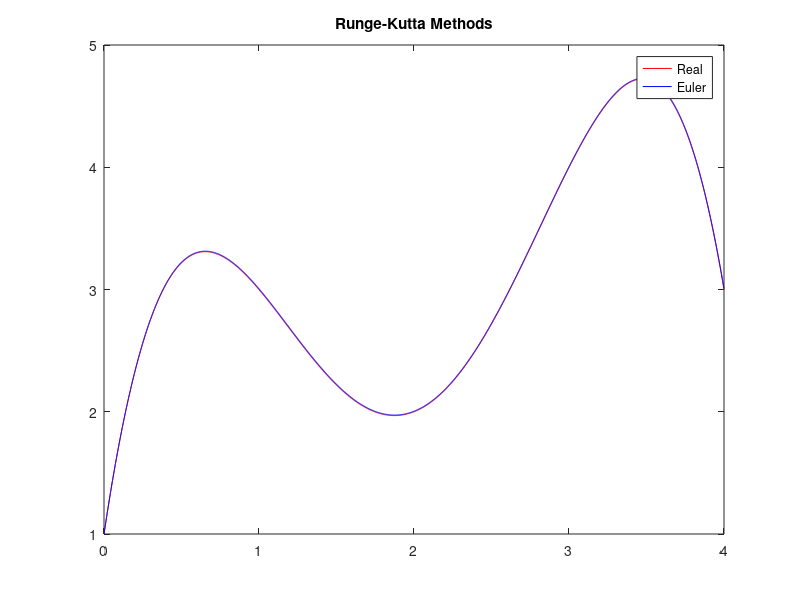

MATLAB code for this plot:
clc;
clear;

% Ask for inputs to the user
strF = '-2.*x.^3+12.*x.^2-20.*x+8.5';
interval = [0, 4];
condition = [0, 1];

% Ask the user for inputs

% strF = input('f(x)=', 's');
% interval = input('Interval as vector:');
% condition = input('Condition as vector:');

strF = strcat('@(x) ', strF);
f = str2func(strF);

h = 0.001;
a = interval(1);
b = interval(2);
x = a:h:b;
x = x';

yEuler = zeros(size(x));
yEuler(1) = condition(2);

for i = 1:length(x)-1
    slope = f(x(i));
    yEuler(i+1) = yEuler(i) + slope.*h;
end

% Analytic solution:
strF2 = '-x.^4./2+4.*x.^3-10.*x.^2+8.5.*x+1';
strF2 = strcat('@(x) ', strF2);
f2 = str2func(strF2);
yR = f2(x);

% Display results
disp('    x         yEuler         yReal');
disp([x, yEuler, yR]);

plot(x, yR, 'r', x, yEuler, 'b');
title('Runge-Kutta Methods');
legend('Real', 'Euler');

% d = ['Error: ', num2str(real)];
% disp(d);





















